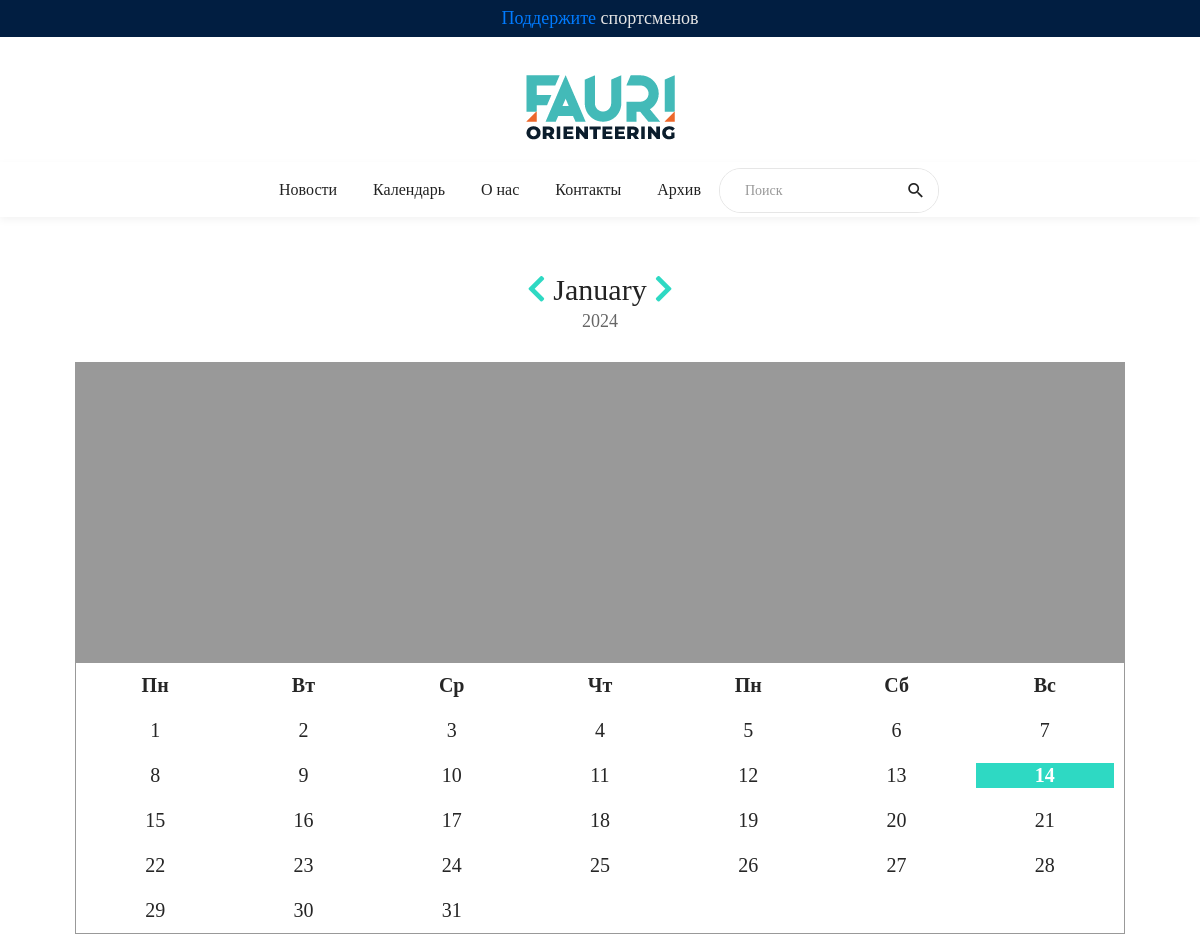
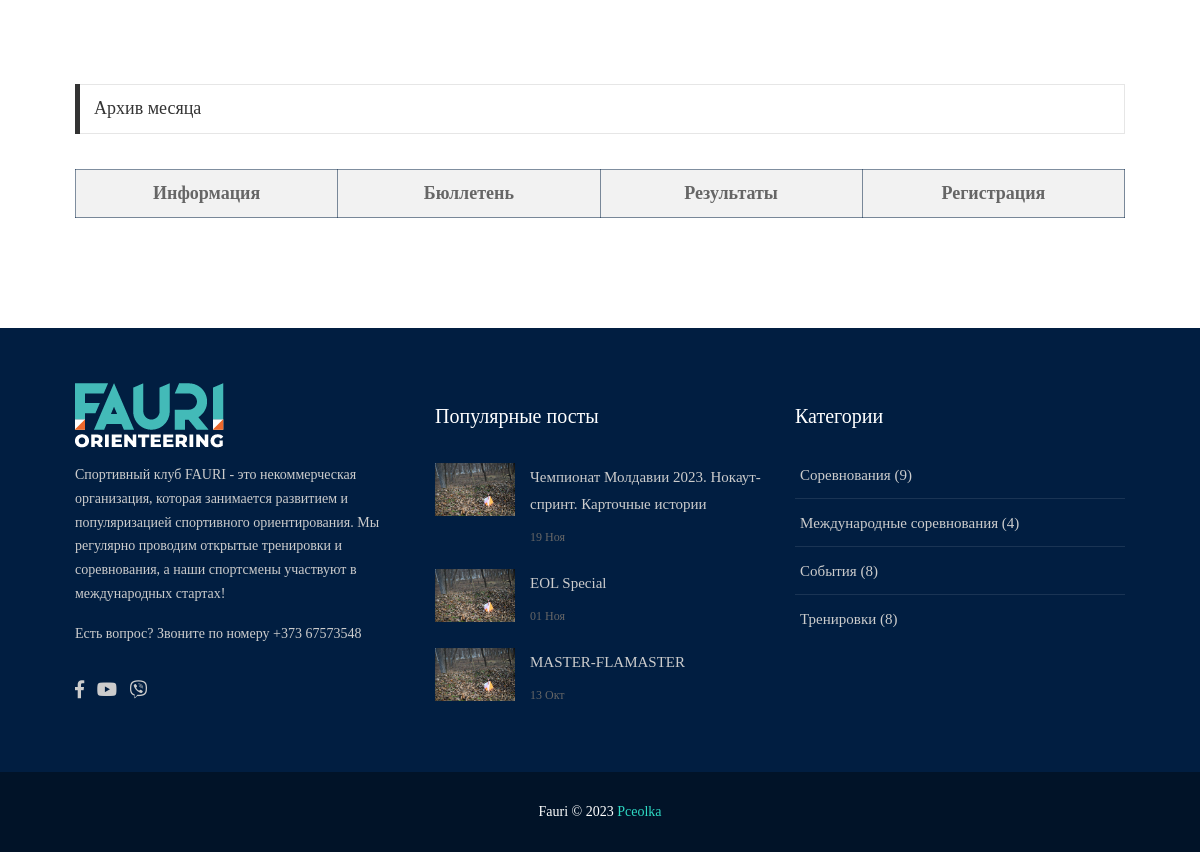
Screenshot of /calendars/?day__gte=2024-01-01 with the database file from the repository (2 pictures, top to bottom).
### store/models.py (models this page shows, shortened)
class Trending(models.Model):
    id = models.AutoField(primary_key=True)
    text = models.TextField(default="")
    def __str__(self):
        return self.text
    class Meta:
        verbose_name = u'Срочное'
        verbose_name_plural = u'Срочное'

class Event(models.Model):
    id = models.AutoField(primary_key=True)
    header = models.TextField(u'Заголовок', default="")
    author = models.CharField(u'Автор новости', help_text=u'', max_length=25, default='FAURI')
    image = models.ImageField(u'Картинка', help_text=u'', upload_to='', default='umolcanie.jpg')
    description = models.TextField(default="")
    CATEGORY_CHOICES = [
        ('событие', 'Событие'),
        ('тренировка', 'Тренировка'),
        ('международные соревнования', 'Международные соревнования'),
        ('соревнования', 'Соревнования'),
    ]
    category = models.CharField(
        u'Категория события',
        max_length=50,  # Увеличьте максимальную длину поля, если это необходимо
        choices=CATEGORY_CHOICES,
        default='событие',  # Установите категорию по умолчанию, если необходимо
    )
    day = models.DateField(u'Дата события', blank=True, null=True)
    start_time = models.TimeField(u'Время начала события', blank=True, null=True)
    end_time = models.TimeField(u'Время конца события ', blank=True, null=True)
    creation_day = models.DateField(u'Дата создания ', help_text=u'', default=datetime.date.today)
    is_popular = models.BooleanField(u'Популярная ', default=False)
    class Meta:
        verbose_name = u'Событие'
        verbose_name_plural = u'События'

### store/views.py (the view)
# urls.py: path('calendars/', views.calendars, name='calendars'),
def calendars(request):
    today = date.today()
    news_all_all = Event.objects.filter(day__gte=today).exclude(category__contains='пусто').order_by('day')
    return render(request, 'calendars.html', {'news_all_all': news_all_all})

### templates/calendars.html (shortened to what this page needs)
{% extends 'base.html' %}
{% load static %}
{% block content %}
<body class="animsition">
<div class="container">
    <div class="headline bg0 flex-wr-sb-c p-rl-20 p-tb-8">
    </div>
</div>
<div class="container p-t-4 p-b-35">
</div>
<section class="bg0 p-b-110">
    <div class="container">
<div style=" text-align: center;">
<h2 class="f1-l-1 cl2">
  <a href="{{ previous_month }}"><i class="fas fa-chevron-left" style="color: #2ED9C3;"></i></a>
  {{ month }}
  <a href="{{ next_month }}"><i class="fas fa-chevron-right" style="color: #2ED9C3;"></i></a>
</h2>
{{ year }}
</div>
        <br>
        <div class="calendar f1-m-3 " style="border:1px solid #00000066;">
            <div class="calendar__picture__page " id="calendar-image">
                <div class="calendar__top">
                    <div class="calendar__date calendar_font" id="calendar-date"></div>
                    <div class="calendar__time calendar_font" id="calendar-time"></div>
                </div>
            </div>
            <div class="calendar__date">
                <div class="calendar__day">Пн</div>
                <div class="calendar__day">Вт</div>
                <div class="calendar__day">Ср</div>
                <div class="calendar__day">Чт</div>
                <div class="calendar__day">Пн</div>
                <div class="calendar__day">Сб</div>
                <div class="calendar__day">Вс</div>
            </div>
            {{ calendar|safe }}
        </div>
    </div>
    <br><br><br>
    <div class="container p-t-4 p-b-35">
        <div class="how2 how2-cl4 flex-s-c">
            <h3 class="f1-m-2 cl3 tab01-title">
                Архив месяца
            </h3>
        </div>
    </div>
    <div class="container" style="overflow-x: auto;">
<table style='border-collapse: collapse;width: 100%;'>
  <thead>
    <tr style="background-color: #f2f2f2;">
      <th style="border: 1px solid rgba(1, 30, 65, 0.5); padding: 10px; text-align: center; width: 15%;">Информация</th>
      <th style="border: 1px solid rgba(1, 30, 65, 0.5); padding: 10px; text-align: center; width: 15%;">Бюллетень</th>
      <th style="border: 1px solid rgba(1, 30, 65, 0.5); padding: 10px; text-align: center; width: 15%;">Результаты</th>
      <th style="border: 1px solid rgba(1, 30, 65, 0.5); padding: 10px; text-align: center; width: 15%;">Регистрация</th>
    </tr>
  </thead>
</table>
    </div>
</section>
</body>
{% endblock content %}

### templates/base.html (shortened to what this page needs)
<!DOCTYPE html>
{% load static %}
<html lang="ru">
<head>
    <link rel="stylesheet" type="text/css" href="{% static 'vendor/bootstrap/css/bootstrap.min.css' %}">
    <link rel="stylesheet" type="text/css" href="{% static 'fonts/fontawesome-5.0.8/css/fontawesome-all.min.css' %}">
    <link rel="stylesheet" type="text/css" href="{% static 'fonts/iconic/css/material-design-iconic-font.min.css' %}">
    <link rel="stylesheet" type="text/css" href="{% static 'vendor/animate/animate.css' %}">
    <link rel="stylesheet" type="text/css" href="{% static 'vendor/css-hamburgers/hamburgers.min.css' %}">
    <link rel="stylesheet" type="text/css" href="{% static 'vendor/animsition/css/animsition.min.css' %}">
    <link rel="stylesheet" type="text/css" href="{% static 'css/util.min.css' %}">
    <link rel="stylesheet" type="text/css" href="{% static 'css/main.css' %}">
    <link rel="stylesheet" type="text/css" href="{% static 'css/calendarsmall.css' %}">
</head>
<body class="animsition">
<header>
    <div class="container-menu-desktop">
        {% if trending_texts %}
        <ul class="topbar-mobile text-center">
                <span class="dis-inline-block cl16 slide100-txt pos-relative size-w-0" data-in="fadeInDown"
                      data-out="fadeOutDown">
								{% for text in trending_texts %}
								<span class="dis-inline-block slide100-txt-item animated visible-false">
									{{ text|safe }}
								</span>
								{% endfor %}
							</span>
        </ul>
        {% endif %}
        <div class="wrap-logo no-banner container">
            <div class="logo">
                <a href="{% url 'index' %}"><img src="{% static 'assets/img/logo.png' %}" alt="LOGO"></a>
            </div>
        </div>
        <div class="wrap-main-nav">
            <div class="main-nav">
                <nav class="menu-desktop">
                    <ul class="main-menu justify-content-center">
                        <li class="mega-menu-item">
                            <a href="{% url 'news' %}">Новости</a>
                        </li>
                        <li class="mega-menu-item">
                            <a href="{% url 'calendars' %}">Календарь</a>
                        </li>
                        <li class="mega-menu-item">
                            <a href="{% url 'about' %}"> О нас</a>
                        </li>
                        <li class="mega-menu-item">
                            <a href="{% url 'contact' %}"> Контакты</a>
                        </li>
                        <li class="mega-menu-item">
                            <a href="{% url 'archive' %}"> Архив</a>
                        </li>
                        <li>
                            <form action="{% url 'search' %}" method="GET" style="display: flex; ">
                                <div class="pos-relative size-a-2 bo-1-rad-22 of-hidden bocl11 m-tb-6">
                                    <input class="f1-s-1 cl6 plh9 s-full p-l-25 p-r-45" type="text" name="query"
                                           placeholder="Поиск">
                                    <button class="flex-c-c size-a-1 ab-t-r fs-20 cl2 hov-cl10 trans-03">
                                        <i class="zmdi zmdi-search"></i>
                                    </button>
                                </div>
                            </form>
                        </li>
                    </ul>
                </nav>
            </div>
        </div>
    </div>
</header>
{% block content %}{% endblock content %}
<footer>
    <div class="bg2 p-t-40 p-b-25">
        <div class="container">
            <div class="row">
                <div class="col-lg-4 p-b-20">
                    <div class="size-h-3 flex-s-c">
                        <a href="index.html">
                            <img class="max-s-full" src="{% static 'assets/img/logo2.png' %}" alt="LOGO">
                        </a>
                    </div>
                    <div>
                        <p class="f1-s-1 cl11 p-b-16">
                            Спортивный клуб FAURI -
                            это некоммерческая организация, которая занимается развитием и популяризацией
                            спортивного ориентирования. Мы регулярно проводим открытые тренировки и соревнования,
                            а наши спортсмены участвуют в международных стартах!
                        </p>
                        <p class="f1-s-1 cl11 p-b-16">
                            Есть вопрос? Звоните по номеру +373 67573548
                        </p>
                        <div class="p-t-15">
                            <a href="#" class="fs-18 cl11 hov-cl10 trans-03 m-r-8">
                                <span class="fab fa-facebook-f"></span>
                            </a>
                            <a href="#" class="fs-18 cl11 hov-cl10 trans-03 m-r-8">
                                <span class="fab fa-youtube"></span>
                            </a>
                            <a href="#" class="fs-18 cl11 hov-cl10 trans-03 m-r-8">
                                <span class="fab fa-viber"></span>
                            </a>
                        </div>
                    </div>
                </div>
                <div class="col-sm-6 col-lg-4 p-b-20">
                    <div class="size-h-3 flex-s-c">
                        <h5 class="f1-m-7 cl0">
                            Популярные посты
                        </h5>
                    </div>
                    {% for popular_posts in popular_posts %}
                    <ul>
                        <li class="flex-wr-sb-s p-b-20">
                            <a href="{% url 'single' popular_posts.id %}" class="size-w-4 wrap-pic-w hov1 trans-03">
                                <img src="{{ popular_posts.image.url }}" alt="IMG">
                            </a>
                            <div class="size-w-5">
                                <h6 class="p-b-5">
                                    <a href="{% url 'single' popular_posts.id %}" class="f1-s-5 cl11 hov-cl10 trans-03">
                                        {{ popular_posts.header }}
                                    </a>
                                </h6>
                                <span class="f1-s-3 cl6">
										{{ popular_posts.creation_day|date:"d M" }}
									</span>
                            </div>
                        </li>
                    </ul>
                    {% endfor %}
                </div>
                <div class="col-sm-6 col-lg-4 p-b-20">
                    <div class="size-h-3 flex-s-c">
                        <h5 class="f1-m-7 cl0">
                            Категории
                        </h5>
                    </div>
                    <ul class="m-t--12">
                        <li class="how-bor1 p-rl-5 p-tb-10">
                            <a href="{% url 'news_by_category' category='соревнования' %}"
                               class="f1-s-5 cl11 hov-cl10 trans-03 p-tb-8">
                                Соревнования ({{count_competition}})
                            </a>
                        </li>
                        <li class="how-bor1 p-rl-5 p-tb-10">
                            <a href="{% url 'news_by_category' category='международные соревнования' %}"
                               class="f1-s-5 cl11 hov-cl10 trans-03 p-tb-8">
                                Международные соревнования ({{count_worldcomp}})
                            </a>
                        </li>
                        <li class="how-bor1 p-rl-5 p-tb-10">
                            <a href="{% url 'news_by_category' category='событие' %}"
                               class="f1-s-5 cl11 hov-cl10 trans-03 p-tb-8">
                                События ({{count_event}})
                            </a>
                        </li>
                        <li class="how-bor1 p-rl-5 p-tb-10">
                            <a href="{% url 'news_by_category' category='тренировка' %}"
                               class="f1-s-5 cl11 hov-cl10 trans-03 p-tb-8">
                                Тренировки ({{count_train}})
                            </a>
                        </li>
                    </ul>
                </div>
            </div>
        </div>
    </div>
    <div class="bg11">
        <div class="container size-h-4 flex-c-c p-tb-15">
				<span class="f1-s-1 cl0 txt-center">
					Fauri © 2023 <a href="https://t.me/real_pceolka" class="f1-s-1 cl10 hov-link1">Pceolka </a>
				</span>
        </div>
    </div>
</footer>
</body>
</html>

### rows the page displays
Trending: text "Поддержите спортсменов"
Event: image (picture), header "Чемпионат Молдавии 2023. Нокаут-спринт. Карточные истории", creation_day "19 Ноя"
Event: image (picture), header "EOL Special", creation_day "01 Ноя"
Event: image (picture), header "MASTER-FLAMASTER", creation_day "13 Окт"

### other values shown
{{ month }} "January"
{{ year }} "2024"
{{ calendar|safe }} "1 2 3 4 5 6 7 8 9 10 11 12 13 14 15 16 17 18 19 20 21 22 23 24 25 26 27 28 29 30 31"
{{ count_competition }} "9"
{{ count_worldcomp }} "4"
{{ count_event }} "8"
{{ count_train }} "8"
